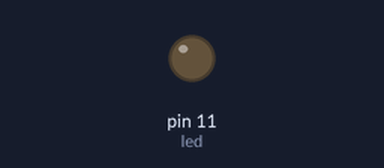
Recording of a sketch running on a simulated Arduino Uno, built with avr-gcc and run on an emulated ATmega328P. Parts: output pins drawn as LEDs (lit = HIGH).

Above: at 0.15 s.
At 39.84 s:
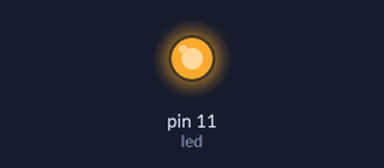
Timing chart, 0 to 40.0 s (numbered marks = the images above):
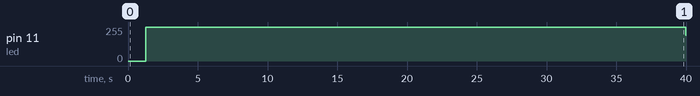

The sketch:

Led_fading.ino
```cpp
#define led 11
void setup() {
  Serial.begin(9600);
  pinMode(led,OUTPUT);

}

void loop() {
  for(int i = 0; i<256;i++){
    analogWrite(led,i);
    delay(5);
  }
  for(int i = 255; i>0 ;i--){
    analogWrite(led,i);
    delay(5);
  }
}
```

Measured:
- by itself, pin 11 (led): 0/255 → 255/255 at 1.3 s, → 195/255 38.7 s later
